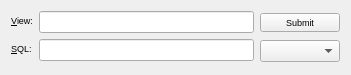
<?xml version="1.0" encoding="UTF-8"?>
<ui version="4.0">
 <class>Query</class>
 <widget class="QWidget" name="Query">
  <property name="geometry">
   <rect>
    <x>0</x>
    <y>0</y>
    <width>351</width>
    <height>75</height>
   </rect>
  </property>
  <property name="windowTitle">
   <string>Form</string>
  </property>
  <layout class="QHBoxLayout" name="horizontalLayout">
   <item>
    <layout class="QFormLayout" name="formLayout">
     <item row="0" column="0">
      <widget class="QLabel" name="lb_view_query">
       <property name="font">
        <font>
         <pointsize>7</pointsize>
        </font>
       </property>
       <property name="text">
        <string>&amp;View:</string>
       </property>
       <property name="buddy">
        <cstring>edit_line_view_query</cstring>
       </property>
      </widget>
     </item>
     <item row="0" column="1">
      <widget class="QLineEdit" name="edit_line_view_query">
       <property name="font">
        <font>
         <pointsize>7</pointsize>
        </font>
       </property>
      </widget>
     </item>
     <item row="1" column="0">
      <widget class="QLabel" name="lb_sql_query">
       <property name="font">
        <font>
         <pointsize>7</pointsize>
        </font>
       </property>
       <property name="text">
        <string>&amp;SQL:</string>
       </property>
       <property name="buddy">
        <cstring>edit_line_sql_query</cstring>
       </property>
      </widget>
     </item>
     <item row="1" column="1">
      <widget class="QLineEdit" name="edit_line_sql_query">
       <property name="font">
        <font>
         <pointsize>7</pointsize>
        </font>
       </property>
      </widget>
     </item>
    </layout>
   </item>
   <item>
    <layout class="QVBoxLayout" name="verticalLayout">
     <item>
      <widget class="QPushButton" name="btn_submit_query">
       <property name="sizePolicy">
        <sizepolicy hsizetype="Fixed" vsizetype="Fixed">
         <horstretch>0</horstretch>
         <verstretch>0</verstretch>
        </sizepolicy>
       </property>
       <property name="font">
        <font>
         <pointsize>7</pointsize>
        </font>
       </property>
       <property name="text">
        <string>Submit</string>
       </property>
      </widget>
     </item>
     <item>
      <widget class="QComboBox" name="cb_query"/>
     </item>
    </layout>
   </item>
  </layout>
 </widget>
 <resources/>
 <connections/>
</ui>
